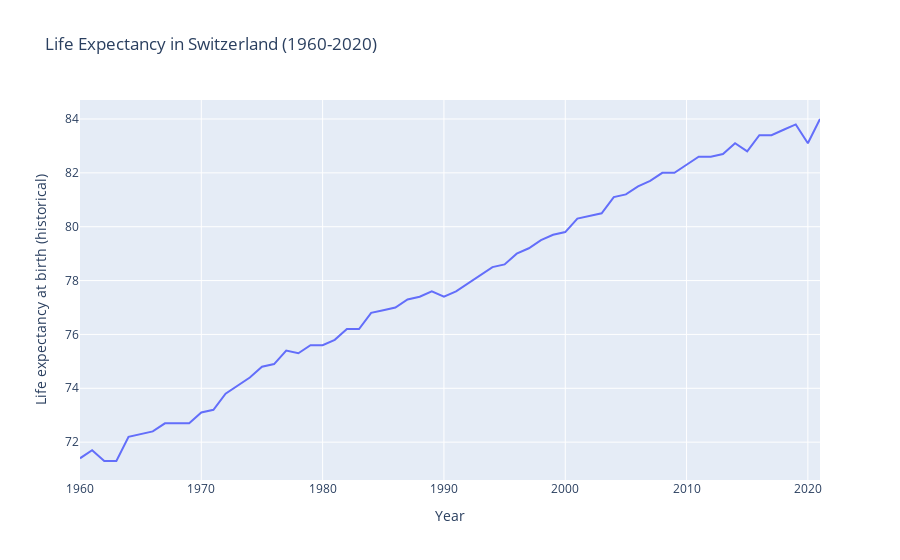

Here is the notebook cell this chart was saved with:
### Code cell
px.line(life_expectancy_df[(life_expectancy_df['Code'] == 'CHE') & (life_expectancy_df['Year'] >= 1960)], x='Year', y='Life expectancy at birth (historical)', title='Life Expectancy in Switzerland (1960-2020)')

### Figure 1 — Plotly figure (JSON) as saved in the notebook; plotly's stock layout.template omitted (floating-point values rounded to 4 significant figures)
{"data": [{"hovertemplate": "Year=%{x}<br>Life expectancy at birth (historical)=%{y}<extra></extra>", "legendgroup": "", "line": {"color": "#636efa", "dash": "solid"}, "marker": {"symbol": "circle"}, "mode": "lines", "name": "", "orientation": "v", "showlegend": false, "type": "scatter", "x": [1960, 1961, 1962, 1963, 1964, 1965, 1966, 1967, 1968, 1969, 1970, 1971, 1972, 1973, 1974, 1975, 1976, 1977, 1978, 1979, 1980, 1981, 1982, 1983, 1984, 1985, 1986, 1987, 1988, 1989, 1990, 1991, 1992, 1993, 1994, 1995, 1996, 1997, 1998, 1999, 2000, 2001, 2002, 2003, 2004, 2005, 2006, 2007, 2008, 2009, 2010, 2011, 2012, 2013, 2014, 2015, 2016, 2017, 2018, 2019, 2020, 2021], "xaxis": "x", "y": [71.4, 71.7, 71.3, 71.3, 72.2, 72.3, 72.4, 72.7, 72.7, 72.7, 73.1, 73.2, 73.8, 74.1, 74.4, 74.8, 74.9, 75.4, 75.3, 75.6, 75.6, 75.8, 76.2, 76.2, 76.8, 76.9, 77, 77.3, 77.4, 77.6, 77.4, 77.6, 77.9, 78.2, 78.5, 78.6, 79, 79.2, 79.5, 79.7, 79.8, 80.3, 80.4, 80.5, 81.1, 81.2, 81.5, 81.7, 82, 82, 82.3, 82.6, 82.6, 82.7, 83.1, 82.8, 83.4, 83.4, 83.6, 83.8, 83.1, 84], "yaxis": "y"}], "layout": {"legend": {"tracegroupgap": 0}, "title": {"text": "Life Expectancy in Switzerland (1960-2020)"}, "xaxis": {"anchor": "y", "domain": [0, 1], "title": {"text": "Year"}}, "yaxis": {"anchor": "x", "domain": [0, 1], "title": {"text": "Life expectancy at birth (historical)"}}}}
